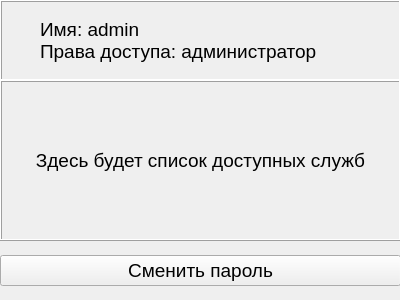
<?xml version="1.0" encoding="UTF-8"?>
<ui version="4.0">
 <class>AboutUserForm</class>
 <widget class="QWidget" name="AboutUserForm">
  <property name="geometry">
   <rect>
    <x>0</x>
    <y>0</y>
    <width>400</width>
    <height>300</height>
   </rect>
  </property>
  <property name="windowTitle">
   <string>Form</string>
  </property>
  <widget class="QFrame" name="frame">
   <property name="geometry">
    <rect>
     <x>0</x>
     <y>0</y>
     <width>401</width>
     <height>81</height>
    </rect>
   </property>
   <property name="frameShape">
    <enum>QFrame::Box</enum>
   </property>
   <property name="frameShadow">
    <enum>QFrame::Raised</enum>
   </property>
   <widget class="QLabel" name="label">
    <property name="geometry">
     <rect>
      <x>40</x>
      <y>0</y>
      <width>401</width>
      <height>81</height>
     </rect>
    </property>
    <property name="font">
     <font>
      <pointsize>14</pointsize>
     </font>
    </property>
    <property name="layoutDirection">
     <enum>Qt::LeftToRight</enum>
    </property>
    <property name="text">
     <string>&lt;html&gt;&lt;head/&gt;&lt;body&gt;&lt;p&gt;Имя: admin&lt;br/&gt;Права доступа: администратор&lt;/p&gt;&lt;/body&gt;&lt;/html&gt;</string>
    </property>
   </widget>
  </widget>
  <widget class="QFrame" name="frame_2">
   <property name="geometry">
    <rect>
     <x>0</x>
     <y>80</y>
     <width>401</width>
     <height>161</height>
    </rect>
   </property>
   <property name="frameShape">
    <enum>QFrame::Box</enum>
   </property>
   <property name="frameShadow">
    <enum>QFrame::Raised</enum>
   </property>
   <widget class="QLabel" name="label_2">
    <property name="geometry">
     <rect>
      <x>10</x>
      <y>0</y>
      <width>381</width>
      <height>161</height>
     </rect>
    </property>
    <property name="font">
     <font>
      <pointsize>14</pointsize>
     </font>
    </property>
    <property name="text">
     <string>Здесь будет список доступных служб</string>
    </property>
    <property name="alignment">
     <set>Qt::AlignCenter</set>
    </property>
   </widget>
  </widget>
  <widget class="QWidget" name="horizontalLayoutWidget">
   <property name="geometry">
    <rect>
     <x>0</x>
     <y>240</y>
     <width>401</width>
     <height>61</height>
    </rect>
   </property>
   <layout class="QHBoxLayout" name="horizontalLayout">
    <item>
     <widget class="QPushButton" name="pushButton">
      <property name="font">
       <font>
        <pointsize>14</pointsize>
       </font>
      </property>
      <property name="text">
       <string>Сменить пароль</string>
      </property>
     </widget>
    </item>
   </layout>
  </widget>
 </widget>
 <resources/>
 <connections/>
</ui>
